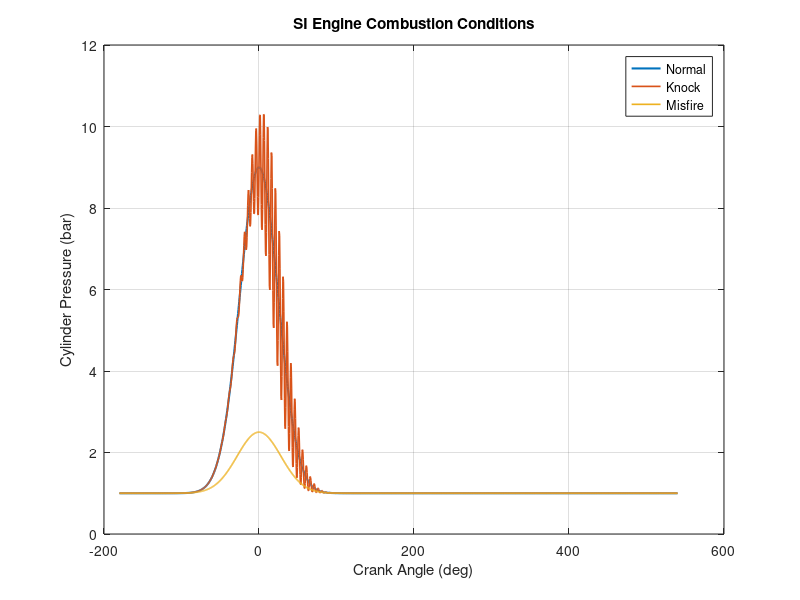

This chart was generated by the following MATLAB code:
% SI Engine synthetic combustion data

clear;
clc;

% Crank angle
CA = -180:0.5:540;

% Normal combustion pressure
P_base = 1 + 8*exp(-((CA-0)/35).^2);

% Knock oscillation
knock_signal = 2*sin(2*pi*CA/5).*exp(-((CA-20)/30).^2);

% Misfire pressure
P_misfire = 1 + 1.5*exp(-((CA-0)/40).^2);

% Normal
P_normal = P_base;

% Knock
P_knock = P_base + knock_signal;

% Misfire
P_misfire = P_misfire;

% Plot
figure;

plot(CA,P_normal,'LineWidth',1.5);
hold on;

plot(CA,P_knock,'LineWidth',1.2);

plot(CA,P_misfire,'LineWidth',1.2);

xlabel('Crank Angle (deg)');
ylabel('Cylinder Pressure (bar)');
legend('Normal','Knock','Misfire');
title('SI Engine Combustion Conditions');
grid on;

% Prepare data for Simulink
time = CA - CA(1);

normal_data = [time' P_normal'];
knock_data = [time' P_knock'];
misfire_data = [time' P_misfire'];
